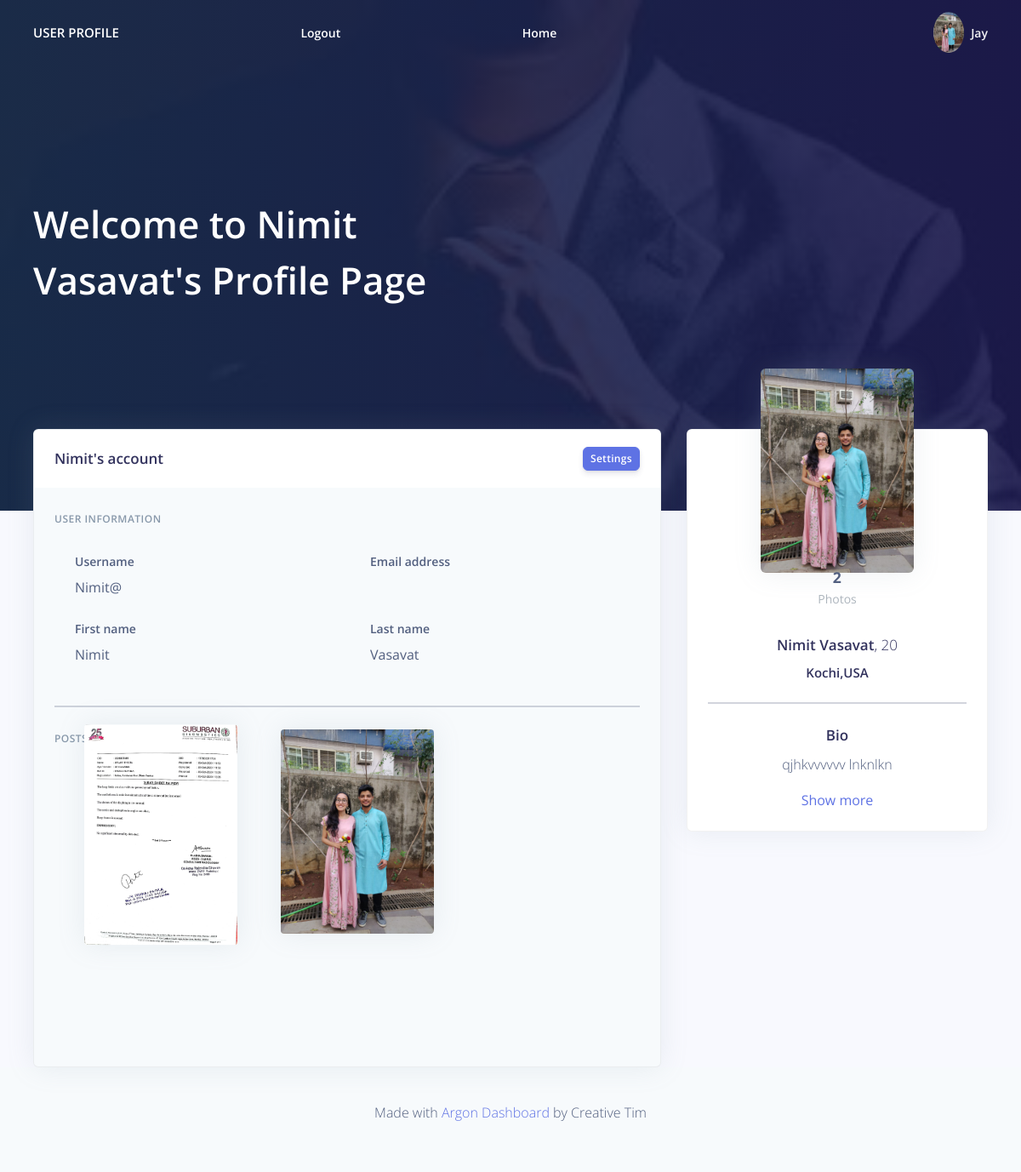
Page /myapp/profile/5/ (signed in) on the committed database.
### myapp/models.py (models this page shows, shortened)
class Profile(models.Model):
    user = models.OneToOneField(User,on_delete=models.CASCADE)
    name = models.CharField(max_length=100)
    surname = models.CharField(max_length=100)
    bio = models.TextField(blank=True)
    city = models.CharField(blank=True,max_length=100)
    country = models.CharField(blank=True,max_length=100)
    age = models.CharField(blank=True,max_length=100)
    profile_image = models.ImageField(blank=True,null=True,upload_to='images/')

class Post(models.Model):
    user = models.ForeignKey(User,on_delete=models.CASCADE)
    image = models.ImageField(blank=True,null=True,upload_to='posts/')
    name = models.CharField(max_length=100)

### myapp/views.py (the view)
# urls.py: path('profile/<int:pk>/',views.ProfileDetailView.as_view(),name='detail'),
class ProfileDetailView(LoginRequiredMixin,DetailView):
    context_object_name = 'profile'
    model = Profile
    def get_context_data(self,*args,**kwargs):
        context = super(ProfileDetailView,self).get_context_data(*args,**kwargs)
        p=Profile.objects.get(id=self.kwargs['pk'])
        jay=p.user.id
        aa = Post.objects.filter(user_id=jay)
        context['aa'] = aa
        return context

### myapp/templates/myapp/profile_detail.html (shortened to what this page needs)
<!DOCTYPE html>
{% load staticfiles %}
<html lang="en" dir="ltr">
  <head>
    <link href="https://cdn.jsdelivr.net/npm/bootstrap@5.0.0-beta1/dist/css/bootstrap.min.css" rel="stylesheet">
    <link rel="stylesheet" href="{% static 'css/myapp.css' %}">
  </head>
<body>
  <div class="main-content">
    <nav class="navbar navbar-top navbar-expand-md navbar-dark" id="navbar-main">
      <div class="container-fluid">
        <a href="{% url 'myapp:detail' pk=request.user.profile.pk %}" class="h4 mb-0 text-white text-uppercase d-none d-lg-inline-block">User profile</a>
        <span  class="mb-0 text-sm  font-weight-bold"><a style="color:white" href="{% url 'logout' %}">Logout</a></span>
        <span  class="mb-0 text-sm  font-weight-bold"><a style="color:white" href="{% url 'index' %}">Home</span>
        <ul class="navbar-nav align-items-center d-none d-md-flex">
          <li class="nav-item dropdown">
            <a class="nav-link pr-0" href="#" role="button" data-toggle="dropdown" aria-haspopup="true" aria-expanded="false">
              <div class="media align-items-center">
                <span class="avatar avatar-sm rounded-circle">
                  {% if not profile.profile_image  %}
                  <img src="https://demos.creative-tim.com/argon-dashboard/assets/img/theme/team-4.jpg" alt="">
                  {% else %}
                  <img alt="Image placeholder" src="{{ profile.profile_image.url }}">
                  {% endif %}
                </span>
                <div class="media-body ml-2 d-none d-lg-block">
                  <span class="mb-0 text-sm  font-weight-bold">{{request.user}}</span>
                </div>
              </div>
            </a>
          </li>
        </ul>
      </div>
    </nav>
    <div class="header pb-8 pt-5 pt-lg-8 d-flex align-items-center" style="min-height: 600px; background-image: url({% static 'images/downloadjay.jpg' %}); background-size: cover; background-position: center top;">
      <span class="mask bg-gradient-default opacity-8"></span>
      <div class="container-fluid d-flex align-items-center">
        <div class="row">
          <div class="col-lg-7 col-md-10">
            {% if profile.user == request.user %}
            <h1 class="display-2 text-white">Hello {{profile.name}} {{profile.surname}}</h1>
            <p class="text-white mt-0 mb-5">This is your profile page. You can upload and delete posts and edit your profile</p>
            <a href="{% url 'myapp:update' pk=profile.pk %}"><input class="btn btn-primary" style="background-color:#8F00FF" type="submit" name="" value="Update Profile"></a>
            {% else %}
            <h1 class="display-2 text-white">Welcome to {{profile.name}} {{profile.surname}}'s Profile Page</h1>
            {% endif %}
          </div>
        </div>
      </div>
    </div>
    <div class="container-fluid mt--7">
      <div class="row">
        <div class="col-xl-4 order-xl-2 mb-5 mb-xl-0">
          <div class="card card-profile shadow">
            <div class="row justify-content-center">
              <div class="col-lg-3 order-lg-2">
                <div class="card-profile-image">
                  <a href="#">
                    {% if not profile.profile_image %}
                    <img src="https://demos.creative-tim.com/argon-dashboard/assets/img/theme/team-4.jpg" alt="">
                    {% else %}
                    <img src="{{ profile.profile_image.url }}" class="">
                    {% endif %}
                  </a>
                </div>
              </div>
            </div>
            <div class="card-body pt-0 pt-md-4">
              <div class="row">
                <div class="col">
                  <div class="card-profile-stats d-flex justify-content-center mt-md-5">
                    <div>
                      <span class="heading">{{aa.count}}</span>
                      <span class="description">Photos</span>
                    </div>
                  </div>
                </div>
              </div>
              <div class="text-center">
                <h3>
                  {{profile.name}} {{profile.surname}}<span class="font-weight-light">, {{profile.age}}</span>
                </h3>
                <h4>
                  {{profile.city}},{{profile.country}}
                </h4>
                <hr class="my-4">
                <h3>Bio</h3>
                <p>{{profile.bio}}</p>
                <a href="#">Show more</a>
              </div>
            </div>
          </div>
        </div>
        <div class="col-xl-8 order-xl-1">
          <div class="card bg-secondary shadow">
            <div class="card-header bg-white border-0">
              <div class="row align-items-center">
                <div class="col-8">
                  <h3 class="mb-0">{{profile.name}}'s account</h3>
                </div>
                <div class="col-4 text-right">
                  <a href="#!" class="btn btn-sm btn-primary">Settings</a>
                </div>
              </div>
            </div>
            <div class="card-body">
                <h6 class="heading-small text-muted mb-4">User information</h6>
                <div class="pl-lg-4">
                  <div class="row">
                    <div class="col-lg-6">
                      <div class="form-group focused">
                        <label class="form-control-label" for="input-username">Username</label>
                        <br>{{profile.user.username}}
                      </div>
                    </div>
                    <div class="col-lg-6">
                      <div class="form-group">
                        <label class="form-control-label" for="input-email">Email address</label>
                        <br>{{profile.user.email}}
                      </div>
                    </div>
                  </div>
                  <div class="row">
                    <div class="col-lg-6">
                      <div class="form-group focused">
                        <label class="form-control-label" for="input-first-name">First name</label>
                        <br>{{profile.name}}
                      </div>
                    </div>
                    <div class="col-lg-6">
                      <div class="form-group focused">
                        <label class="form-control-label" for="input-last-name">Last name</label>
                        <br>{{profile.surname}}
                      </div>
                    </div>
                  </div>
                </div>
                <hr class="my-4">
                <h6 class="heading-small text-muted mb-4">Posts</h6>
                <br>
                <div class="pl-lg-4">
                  <div class="row">
                    {% for i in aa %}
                    <div style='height:300px' class="col-sm-4">
                          <div class="card-profile-image">
                            <img style='max-height:300px' class="rounded " src="{{ i.image.url }}" alt="">
                          </div>
                          <br>
                    </div>
                    {% endfor %}
                </div>
            </div>
          </div>
        </div>
      </div>
    </div>
  </div>
  <footer class="footer">
    <div class="row align-items-center justify-content-xl-between">
      <div class="col-xl-6 m-auto text-center">
        <div class="copyright">
          <p>Made with <a href="https://www.creative-tim.com/product/argon-dashboard" target="_blank">Argon Dashboard</a> by Creative Tim</p>
        </div>
      </div>
    </div>
  </footer>
  </body>
</html>

### rows in the picture
Profile: profile_image (picture), name "Nimit", surname "Vasavat", age "20", city "Kochi", country "USA", bio "qjhkvvvvvv lnknlkn", user.username "Nimit@"
Post: image (picture)
Post: image (picture)

### other values in the picture
{{ request.user }} "Jay"
{{ aa.count }} "2"
